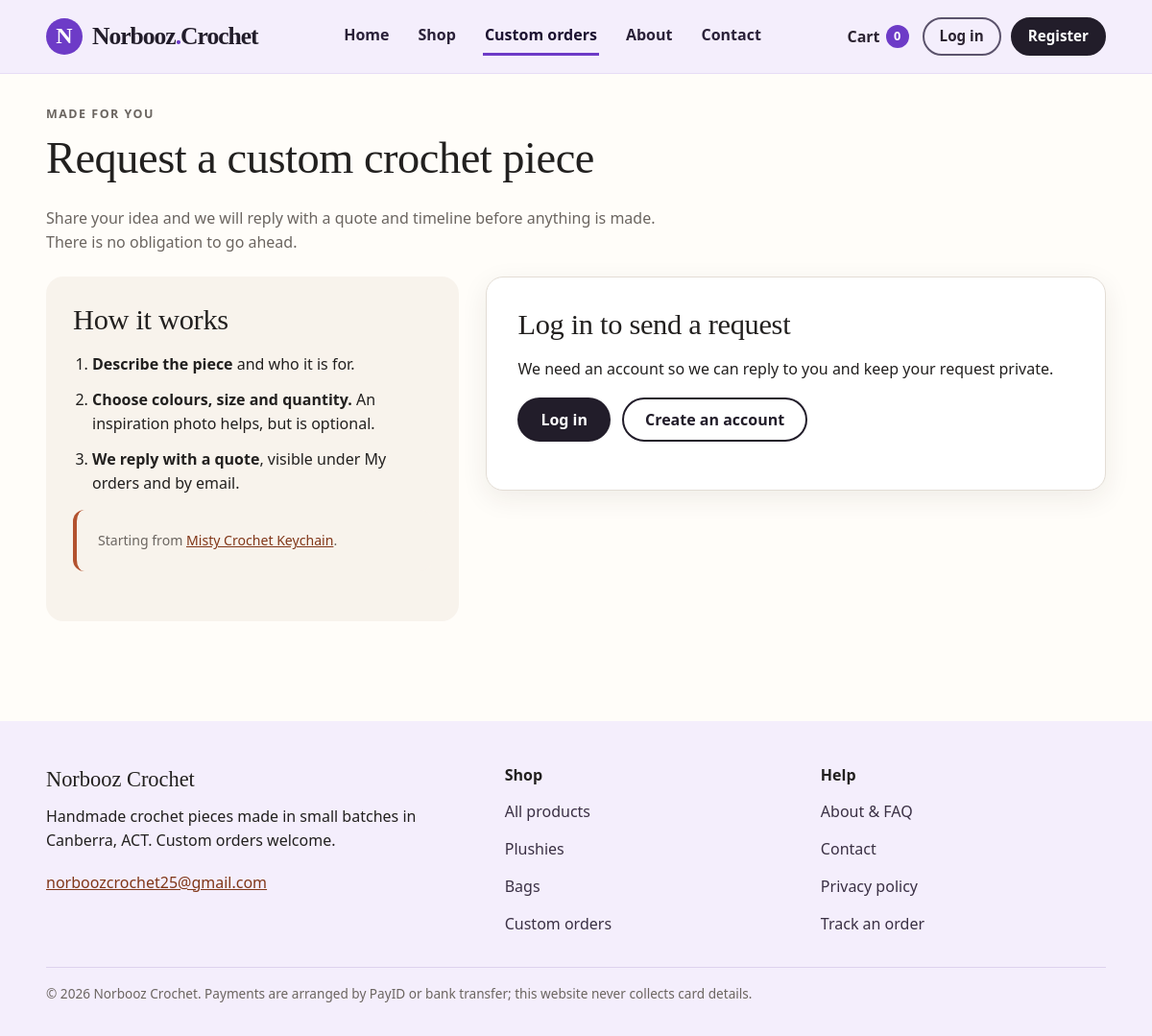
Page /customize.php?based_on=29 on the earlier database version.
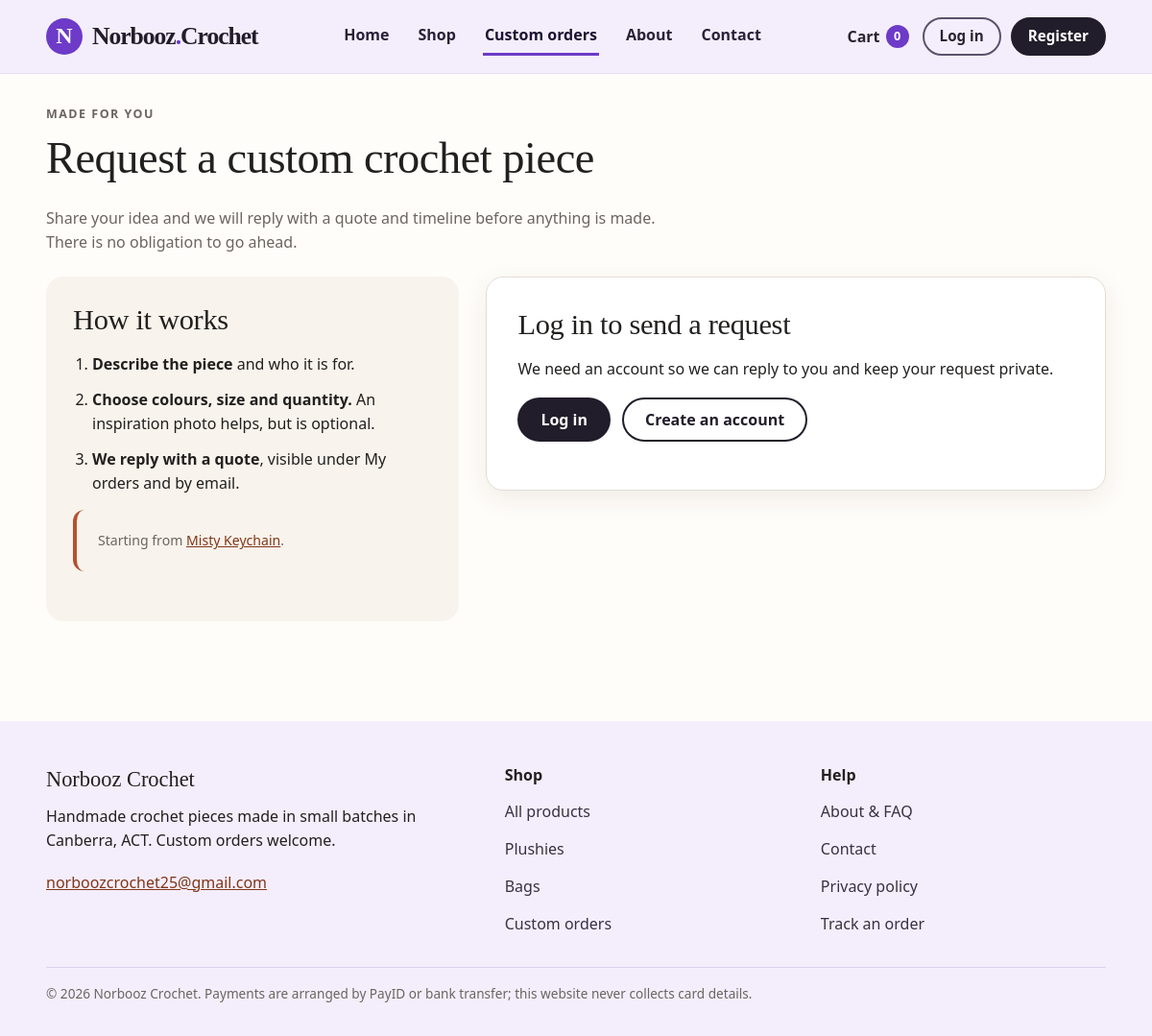
Same page on the later database version.
### tables this page shows
CREATE TABLE products (
    product_id INT UNSIGNED AUTO_INCREMENT PRIMARY KEY,
    name VARCHAR(120) NOT NULL,
    category VARCHAR(80) NOT NULL,
    description VARCHAR(1000) NOT NULL,
    price DECIMAL(10,2) NOT NULL CHECK (price >= 0),
    stock_qty INT UNSIGNED NOT NULL DEFAULT 0,
    image_path VARCHAR(255) NOT NULL DEFAULT 'assets/images/product-placeholder.svg',
    is_active TINYINT(1) NOT NULL DEFAULT 1,
    created_at TIMESTAMP NOT NULL DEFAULT CURRENT_TIMESTAMP,
    updated_at DATETIME NULL,
    INDEX idx_products_category (category),
    INDEX idx_products_active (is_active)
);

### config/config.php (called while the page is built, shortened)
<?php
function db(): PDO
{
    $dsn = 'mysql:host=' . DB_HOST . ';port=' . (int)DB_PORT . ';dbname=' . DB_NAME . ';charset=utf8mb4';
    $pdo = new PDO($dsn, DB_USER, DB_PASS, [
        PDO::ATTR_ERRMODE => PDO::ERRMODE_EXCEPTION,
        PDO::ATTR_DEFAULT_FETCH_MODE => PDO::FETCH_ASSOC,
        PDO::ATTR_EMULATE_PREPARES => false,
    ]);
    return $pdo;
}

### customize.php (the view, shortened to what this page needs)
<?php
require_once __DIR__ . '/config/functions.php';
$user = current_user();
$basedOn = null;
$basedOnId = filter_var($_GET['based_on'] ?? null, FILTER_VALIDATE_INT, ['options' => ['min_range' => 1]]);
if ($basedOnId) {
    $stmt = db()->prepare('SELECT product_id, name, category FROM products WHERE product_id = ? AND is_active = 1');
    $stmt->execute([$basedOnId]);
    $basedOn = $stmt->fetch() ?: null;
}
?>
<section class="page-heading">
    <p class="eyebrow">Made for you</p>
    <h1>Request a custom crochet piece</h1>
    <p>Share your idea and we will reply with a quote and timeline before anything is made. There is no obligation to go ahead.</p>
</section>
<section class="customization-layout" aria-label="Custom order request">
    <div class="customization-intro">
        <h2>How it works</h2>
        <ol class="numbered-steps">
            <li><strong>Describe the piece</strong> and who it is for.</li>
            <li><strong>Choose colours, size and quantity.</strong> An inspiration photo helps, but is optional.</li>
            <li><strong>We reply with a quote</strong>, visible under My orders and by email.</li>
        </ol>
        <?php if ($basedOn): ?><p class="callout small-text">Starting from <a href="<?= e(url('product.php?id=' . (int)$basedOn['product_id'])) ?>"><?= e($basedOn['name']) ?></a>.</p><?php endif; ?>
    </div>
    <div class="form-card">
        <?php if (!$user): ?>
            <h2>Log in to send a request</h2>
            <p>We need an account so we can reply to you and keep your request private.</p>
            <div class="actions">
                <a class="button" href="<?= e(url('login.php?next=' . rawurlencode(current_request_path()))) ?>">Log in</a>
                <a class="button button-secondary" href="<?= e(url('register.php?next=' . rawurlencode(current_request_path()))) ?>">Create an account</a>
            </div>
        <?php elseif (is_admin()): ?>
            <p>Custom requests are sent by customers. Manage them in <a href="<?= e(url('admin_requests.php')) ?>">Admin &rsaquo; Custom requests</a>.</p>
        <?php endif; ?>
    </div>
</section>

Differences in the rows shown:
changed products: name "Misty Crochet Keychain" → "Misty Keychain"
